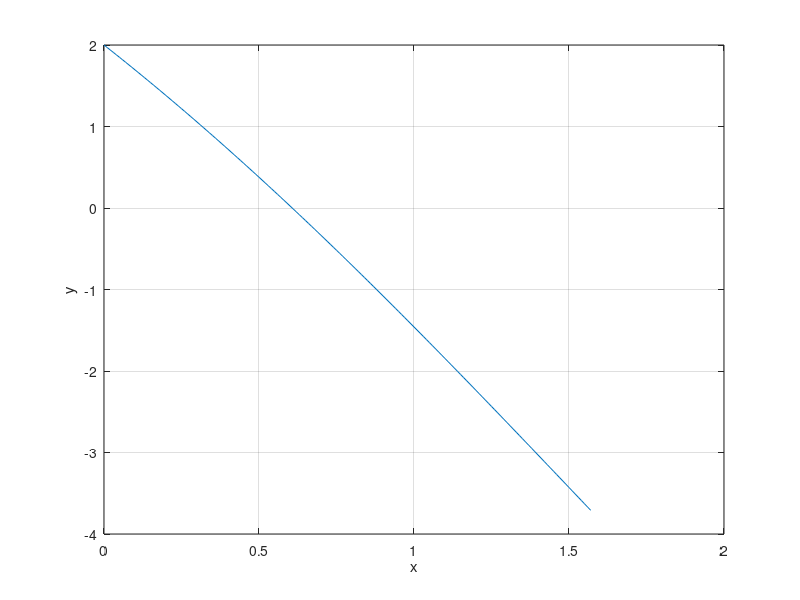

Here is the MATLAB script that generated this plot: (Note: this script raises an error after producing the figure.)
f = @(x) cos(x) - 3*x +1;
df = @(x) -sin(x) - 3; 
 x = 0:0.01:0.5*pi;
 y = feval(f,x);
 plot(x,y);
xlabel('x');
ylabel('y');
 grid on;


 x0 = 1;
%xu = 0;
 es = 0.001;
imax = 10;
 r = newton(f,df,x0,es,imax);

disp(r);
